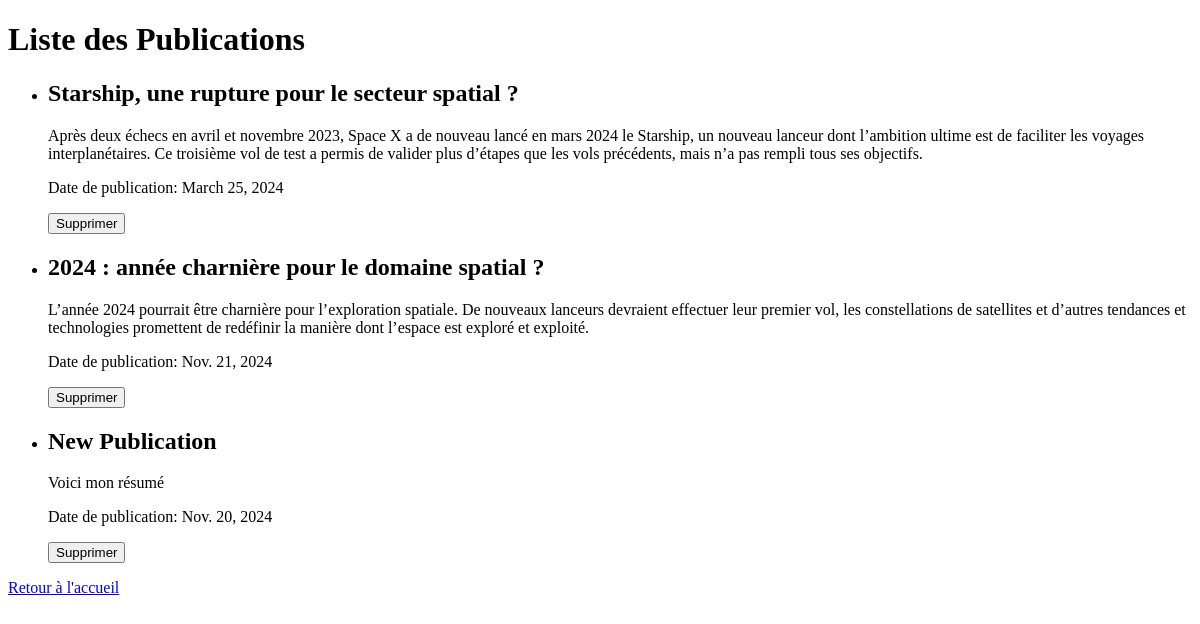
Before: /api/publications/ with the older database file.
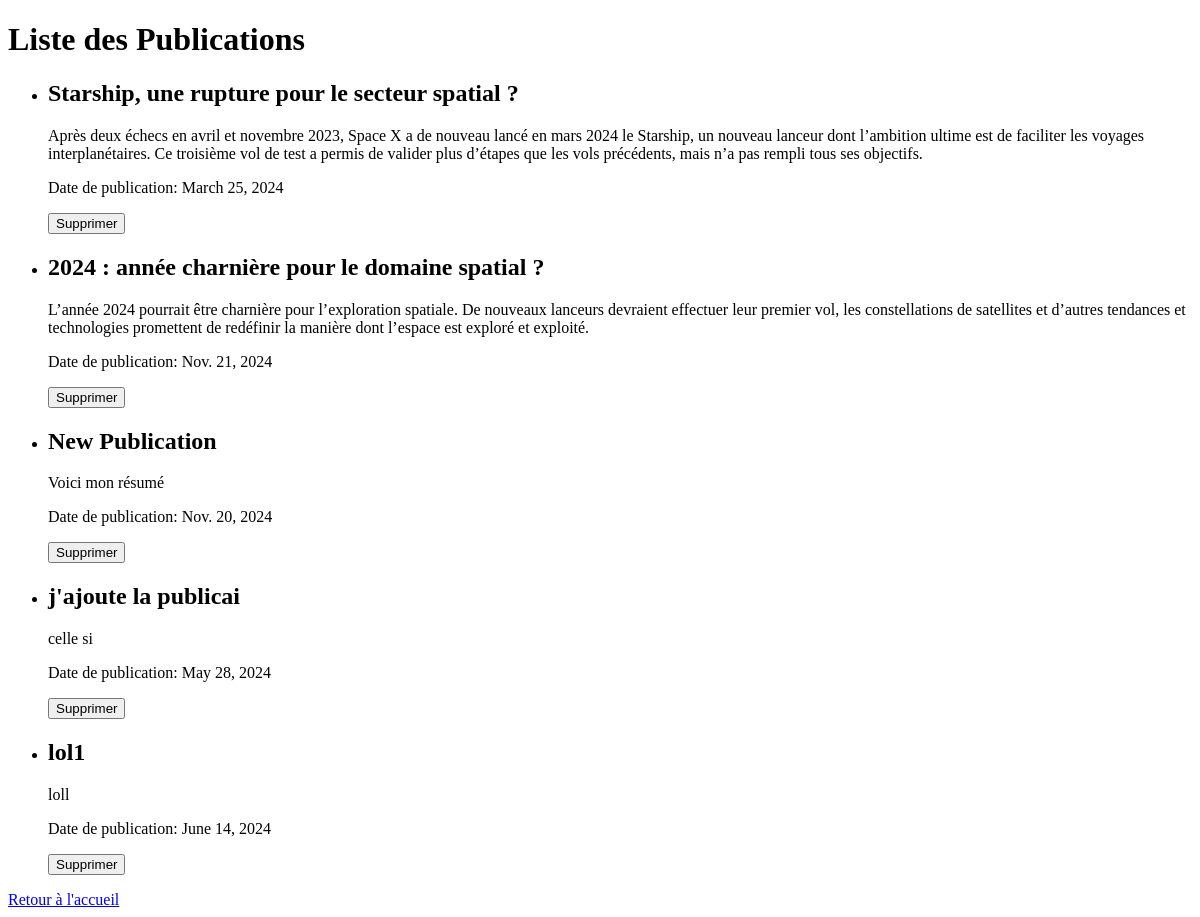
After: the same page with the newer database file.
### projects/models.py (models this page shows, shortened)
class Publication(models.Model):
    title = models.CharField(max_length=200)
    summary = models.TextField()
    project = models.ForeignKey(ResearchProject, related_name='publications', on_delete=models.CASCADE)
    publication_date = models.DateField()

### projects/views.py (the view)
# urls.py: path('publications/', views.publication_list, name='publication_list'),
def publication_list(request):
    publications = Publication.objects.all()
    context = {
        'publications': publications,
    }
    return render(request, 'projects/publication_list.html', context)

### projects/templates/projects/publication_list.html (shortened to what this page needs)
<!DOCTYPE html>
<html>
  <head>
  </head>
  <body>
    <h1>Liste des Publications</h1>
    <ul>
      {% for publication in publications %}
      <li>
        <h2>{{ publication.title }}</h2>
        <p>{{ publication.summary }}</p>
        <p>Date de publication: {{ publication.publication_date }}</p>
        <form
          action="{% url 'delete_publication' publication.id %}"
          method="post"
        >
          <input type="submit" value="Supprimer" />
        </form>
      </li>
      {% endfor %}
    </ul>
    <a href="{% url 'home' %}">Retour à l'accueil</a>
  </body>
</html>

Changed rows visible on the page:
added Publication: title "j'ajoute la publicai", summary "celle si", publication_date "May 28, 2024"
added Publication: title "lol1", summary "loll", publication_date "June 14, 2024"
